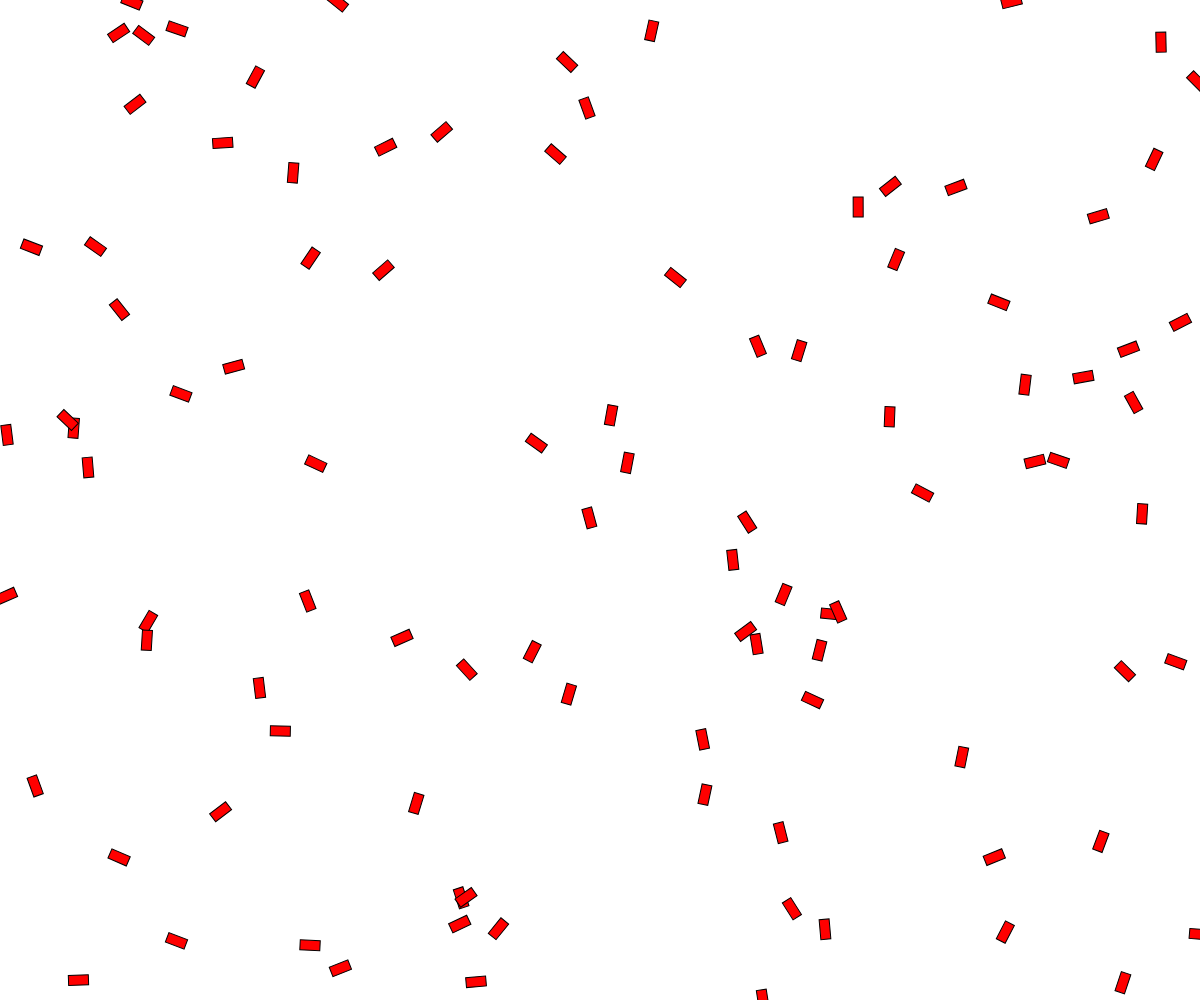
Frame 1 (no input)
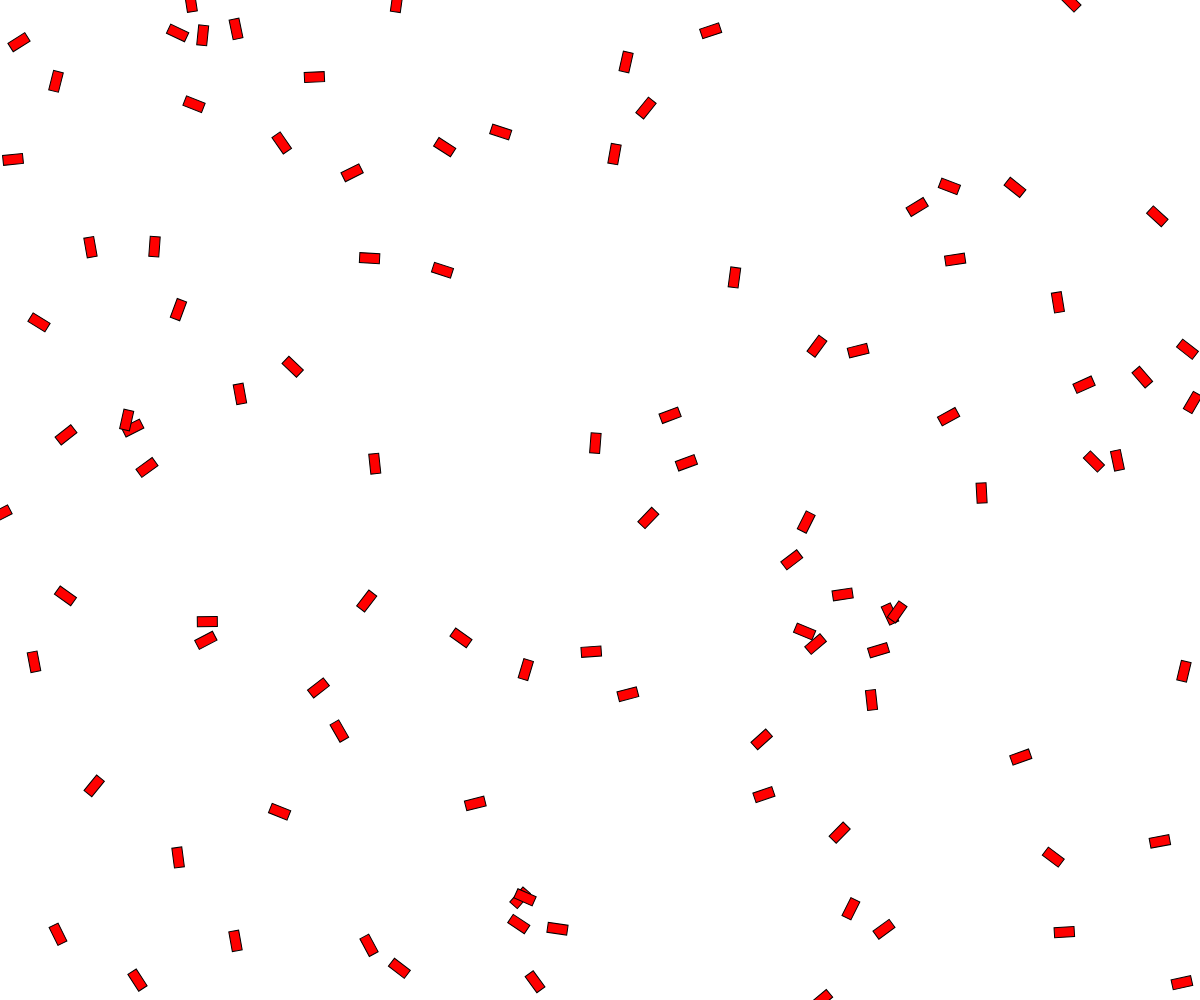
Frame 60 (no input)
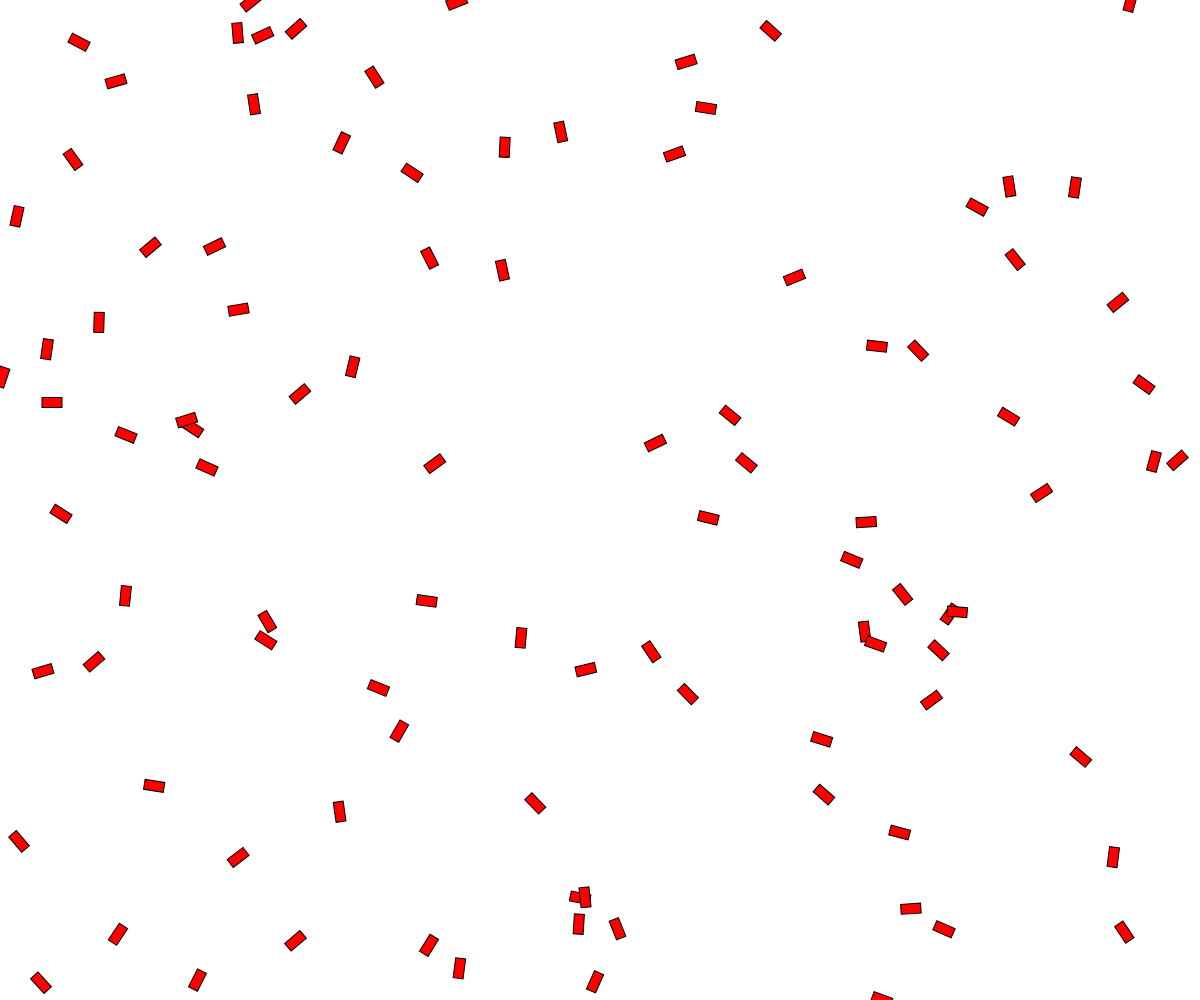
Frame 120 (the mouse pressed at the canvas centre since frame 60)

The p5.js sketch that drew these frames (run headless with seeded random() and noise() and a simulated clock; from frame 60 on, the mouse is pressed at the canvas centre):

// p5.js sketch
// ── sketch.js
let myCars = [];

function setup() {
  createCanvas(windowWidth, windowHeight);
  for(let i = 0; i < 100; i++) {
    myCars[i] = new Car(color(255,0,0), random(width), random(height), 1, random(360));
}
}

function draw() {
  background(255); 
  for (let j = 0; j < 100; j++) {
    myCars[j].drive();
    myCars[j].display();
    myCars[j].spin();
  }
}
// ── car.js
class Car {
  
    constructor(tempC, tempXpos, tempYpos, tempXspeed, tempDegree) {
      this.c = tempC;
      this.xpos = tempXpos;
      this.ypos = tempYpos;
      this.xspeed = tempXspeed;
      this.xdegree = tempDegree;
    }
    
    display() {
      push();
      stroke(0);
      fill(this.c);
      translate(this.xpos, this.ypos);
      rotate(radians(this.xdegree));
      rectMode(CENTER);
      rect(0,0,20,10);
      pop();
    }
      
    drive() {
      this.xpos = this.xpos + this.xspeed;
      if(this.xpos > width) {
        this.xpos = 0;
       }
     }
    
    spin() {
      this.xdegree ++;
    }
  }
// ── style.css
html, body {
    margin: 0;
    padding: 0;
  }

  #image {
    position:absolute;
    top:10px;
    left:100px;
    z-index:2;
  }

  p {
    position:absolute;
    top:20px;
    left:500px;
    z-index:1;
  }

  canvas {
    position:relative;
    width:100vw !important;
    height:100vh !important;
  }
  
